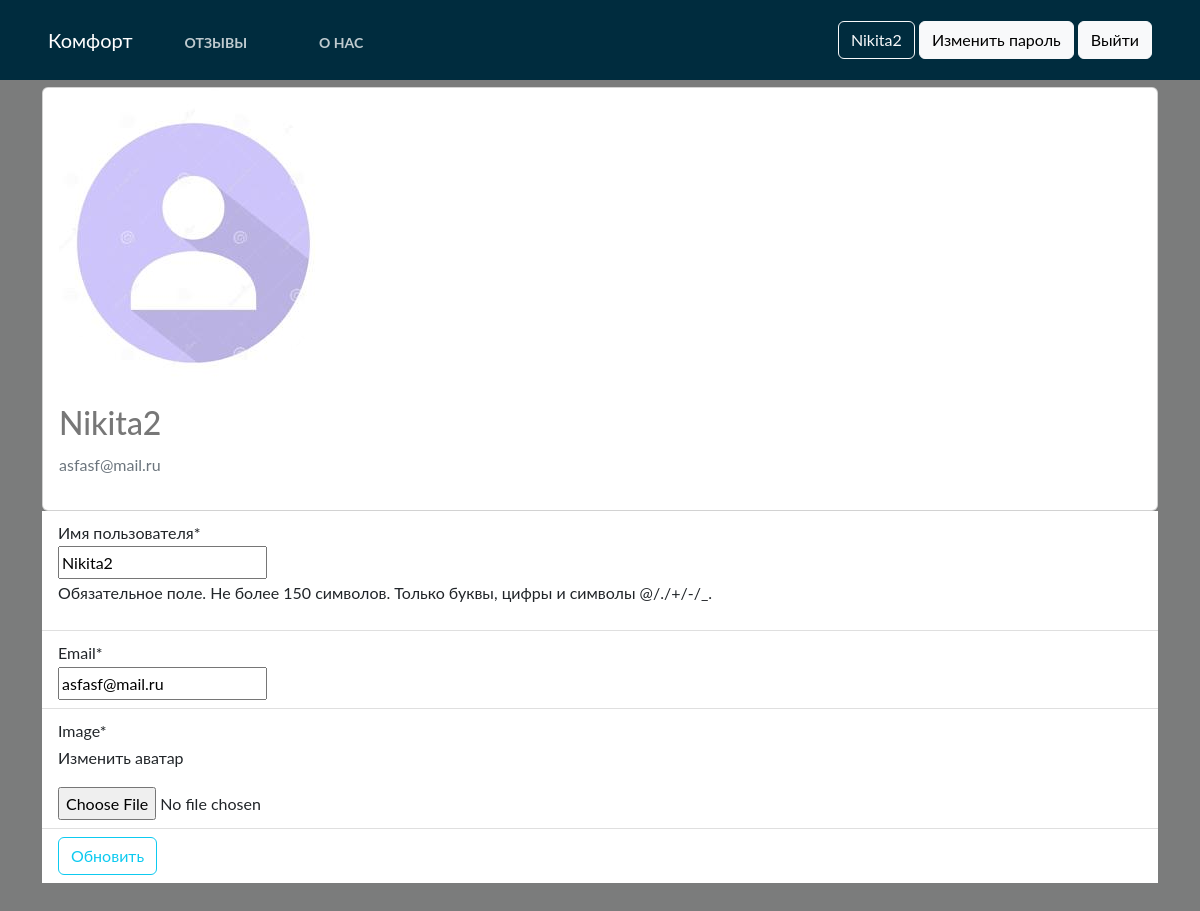
The page /users/profile/ (signed in) on the database as committed earlier.
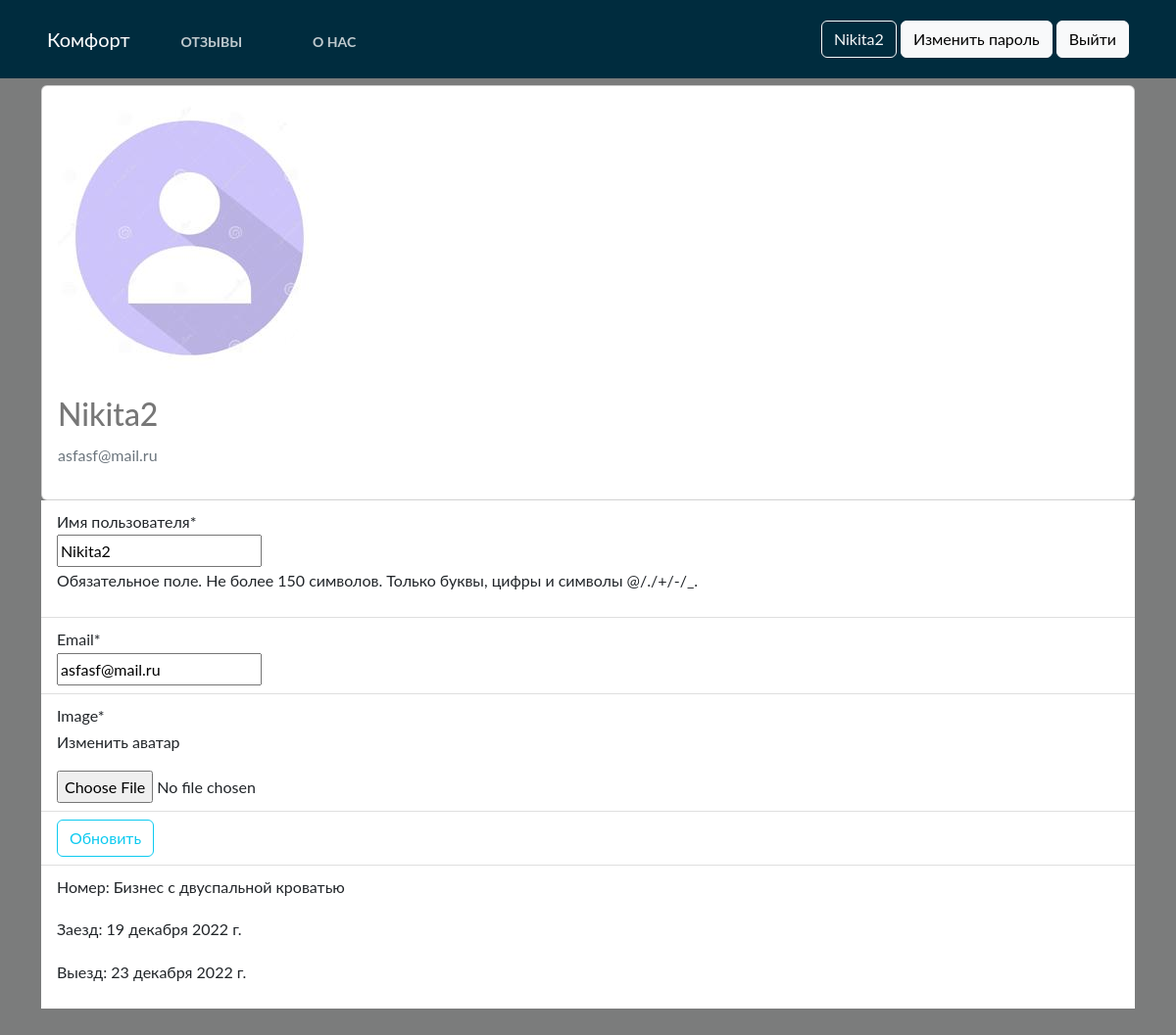
The same page on the database as committed later.
### home/models.py (models this page shows)
class BaseModel(models.Model):
    uid = models.UUIDField(default=uuid.uuid4   , editable=False , primary_key=True)
    created_at = models.DateField(auto_now_add=True)
    updated_at = models.DateField(auto_now_add=True)
    class Meta:
        abstract = True

class Booking(BaseModel):
    hotel = models.ForeignKey(Hotel, on_delete=models.CASCADE,)
    user = models.ForeignKey(settings.AUTH_USER_MODEL, on_delete=models.CASCADE,)
    phone = PhoneField(blank=True, help_text='Contact phone number')
    start_date = models.DateField()
    end_date = models.DateField()

class Hotel(BaseModel):
    hotel_name = models.CharField(max_length=100)
    hotel_price = models.IntegerField()
    description = models.TextField(max_length=500)
    amenities = models.ManyToManyField(Amenities)
    room_count = models.IntegerField(default=1)
    people_capacity = models.IntegerField(default=0)
    def __str__(self) -> str:
        return self.hotel_name

### users/views.py (the view)
# urls.py: path('profile/', profile, name='profile'),
@login_required
def profile(request):
    mybookings = Booking.objects.filter(user=request.user)
    if request.method == 'POST':
        u_form = UserUpdateForm(request.POST, instance=request.user)
        p_form = ProfileUpdateForm(request.POST,
                                   request.FILES,
                                   instance=request.user.profile)
        if u_form.is_valid() and p_form.is_valid():
            u_form.save()
            p_form.save()
            messages.success(request, f'Ваш профиль успешно обновлен.')
            return redirect('profile')
    else:
        u_form = UserUpdateForm(instance=request.user)
        p_form = ProfileUpdateForm(instance=request.user.profile)
    context = {
        'u_form': u_form,
        'p_form': p_form,
        'mybookings': mybookings,
    }
    return render(request, 'registration/profile.html', context)

### users/forms.py
class UserUpdateForm(forms.ModelForm):
    email = forms.EmailField()
    class Meta:
        model = User
        fields = ('username', 'email',)

class ProfileUpdateForm(forms.ModelForm):
    class Meta:
        model = Profile
        fields = ('image',)

### templates/registration/profile.html (shortened to what this page needs)
{% extends "base.html" %}
{% load crispy_forms_tags %}
{% block start %}
<body style="background-image: url(https://images.unsplash.com/photo-1621891333819-00c206ec8994?ixlib=rb-4.0.3&ixid=MnwxMjA3fDB8MHxwaG90by1wYWdlfHx8fGVufDB8fHx8&auto=format&fit=crop&w=1740&q=80); height: 1080px; background-size: cover;background-repeat: no-repeat;background-position: center center;">
<li class="container" style="margin-top:5%">
<div class="card">
      <div class="media">
        <img class="rounded-circle account-img" src="{{ user.profile.image.url }}">
        <div class="card-body">
          <h2 class="account-heading">{{ user.username }}</h2>
          <p class="text-secondary">{{ user.email }}</p>
        </div>
          </div>
      </div>
       <form method="POST" enctype="multipart/form-data">
          <fieldset class="form-group">
              <ul class="list-group list-group-flush">
                <li class="list-group-item">
                    <div id="div_id_username" class="control-group">
                        <label for="id_username" class="control-label requiredField">Имя пользователя<span class="asteriskField">*</span></label>
                        <div class="controls">
                            <input type="text" name="username" value="{{ user.username }}" maxlength="150" class="textinput textInput" required="" id="id_username">
                            <p id="hint_id_username" class="help-block">Обязательное поле. Не более 150 символов. Только буквы, цифры и символы @/./+/-/_.</p>
                        </div>
                    </div>
                </li>
                  <li class="list-group-item">
                      <div id="div_id_email" class="control-group"> <label for="id_email" class="control-label requiredField">Email<span class="asteriskField">*</span> </label>
                          <div class="controls">
                              <input type="email" name="email" value="{{ user.email }}" class="emailinput" required="" id="id_email">
                          </div>
                      </div>
                  </li>
                  <li class="list-group-item">
                      <div id="div_id_image" class="control-group">
                          <label for="id_image" class="control-label requiredField">Image<span class="asteriskField">*</span></label>
                          <p>Изменить аватар</p>
                          <div class="controls">
                            <input type="file" name="image" accept="image/*" class="clearablefileinput" id="id_image">
                          </div>
                      </div>
                  </li>
                  <li class="list-group-item">
                      <div class="form-group">
                        <button class="btn btn-outline-info" type="submit">Обновить</button>
                      </div>
                  </li>
                  {% for item in mybookings %}
                  <li class="list-group-item">
                      <div class="form-group">
                      <p>Номер: {{ item.hotel }}</p>
                      <p>Заезд: {{ item.start_date }}</p>
                      <p>Выезд: {{ item.end_date }}</p>
                      </div>
                  {% endfor %}
                  </li>
              </ul>
          </fieldset>
      </form>
</body>
{% endblock  %}

Rows that differ between the two databases and show on the page:
added Booking: hotel "Бизнес с двуспальной кроватью", start_date "19 декабря 2022 г.", end_date "23 декабря 2022 г."
